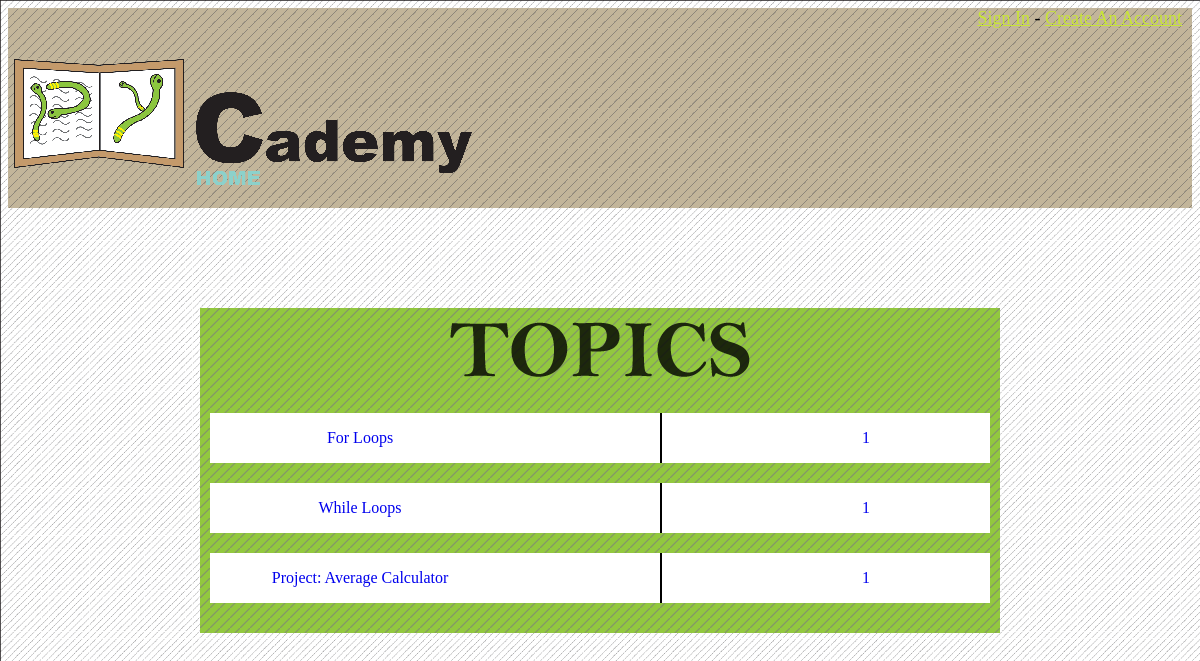
Page /class.php?class=loops on the committed database.
### tables this page shows
CREATE TABLE `tutorials` (
  `id` varchar(200) NOT NULL COMMENT 'Identifyer',
  `diffculty` int(5) NOT NULL COMMENT 'Diffculty of the topic',
  `order` int(10) NOT NULL COMMENT 'Position in class',
  `class` varchar(500) NOT NULL COMMENT 'Title of the class',
  `topic` varchar(500) NOT NULL COMMENT 'Title of the topic',
  `tutorialtext` varchar(20000) NOT NULL COMMENT 'The tutorial text',
  `toadvance` varchar(10000) NOT NULL COMMENT 'Condiditons that have to be met to move slide',
  `isadvanced` tinyint(1) NOT NULL DEFAULT '0' COMMENT 'Whether a tutorial is advanced or not',
  PRIMARY KEY (`topic`)
);

### php/getclass.php (the view, shortened to what this page needs)
<?php
$classid = $_GET['class'];
$result = mysql_query("SELECT * FROM tutorials WHERE id = '" . $classid . "'");
while( $row = mysql_fetch_array($result) )
{
	echo "<a href='tutorial.php?class=" . $row['id'] . "&topic=" . $row['topic'] . "'>";
	echo "<div id='topic'>";
	echo "<div id='left'>";
	echo "<p>" . $row['topic'] . "</p>";
	echo "</div>";
	echo "<div id='middle'></div>";
	echo "<div id='right'>";
	echo "<p>" . $row['diffculty'] . "</p>";
	echo "</div>";
	echo "</div>";
	echo "</a>";
}
?>

### css/layout.css (style rules this page uses)
html { background-image: url(../images/background.gif); -webkit-background-size: cover; -moz-background-size: cover; background-size: cover; }

### class.php (style rules this page uses)
#class #topics #topic { clear: both; height: 50px; width: 730px; margin-bottom: 20px; background-color: #FFF; padding-left: 50px; margin-right: auto; margin-left: auto; }
#class #topics #topic #left { float: left; height: 50px; width: 200px; text-align: center; vertical-align: middle; margin-right: 200px; }
#class #topics #topic #right { float: left; height: 50px; width: auto; }
#class #topics #topic #middle { float: left; height: 50px; width: 2px; text-align: center; vertical-align: middle; background-color: #000; margin-right: 200px; margin-left: auto; }

### rows in the picture
tutorials: topic "For Loops", diffculty "1"
tutorials: topic "While Loops", diffculty "1"
tutorials: topic "Project: Average Calculator", diffculty "1"
